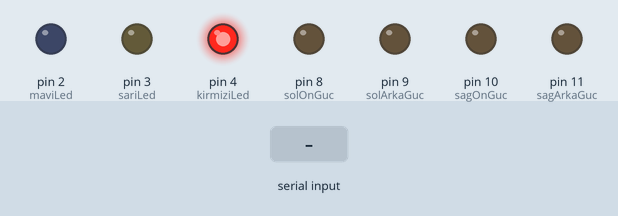
A sketch run on a simulated Arduino Uno, built with avr-gcc and run on an emulated ATmega328P. On the bench: output pins drawn as LEDs (lit = HIGH). Dashed ring = blinking. The inputs (shaded band) are chosen by the test bench.

Above: at 1.2 s.
1.3 s: "1453" received over Serial
At 1.45 s:
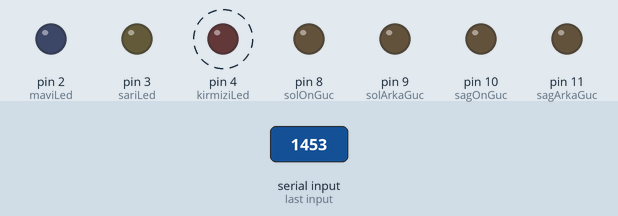
3.7 s: "1522" received over Serial
At 4.6 s:
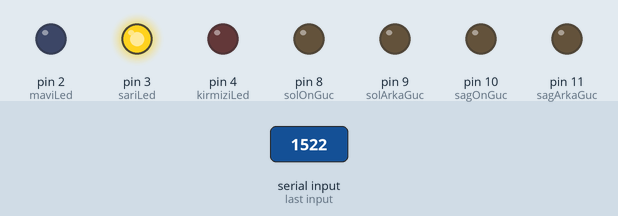
5.2 s: "1453" received over Serial
At 5.7 s:
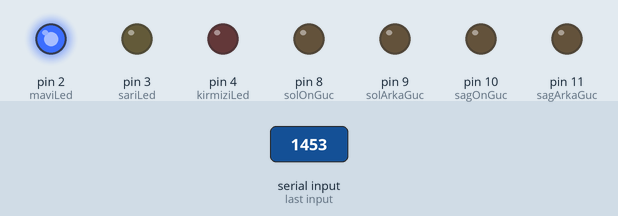
6.7 s: "F" received over Serial
At 7.9 s:
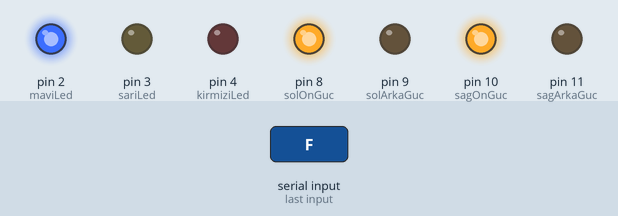
8.2 s: "B" received over Serial
At 9.1 s:
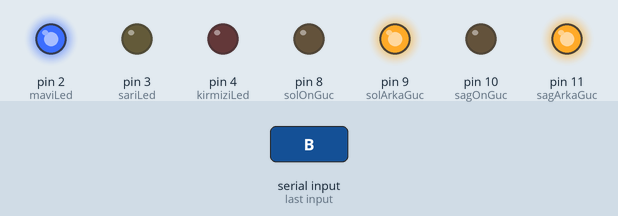
9.7 s: "L" received over Serial
At 10.3 s:
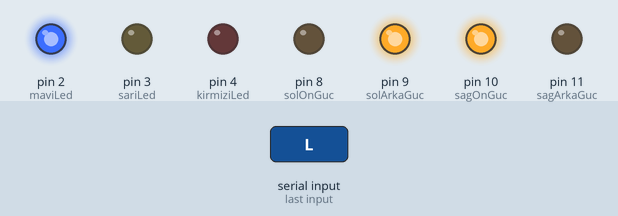
Timing chart, 0 to 12.2 s (numbered marks = the images above; inputs shaded):
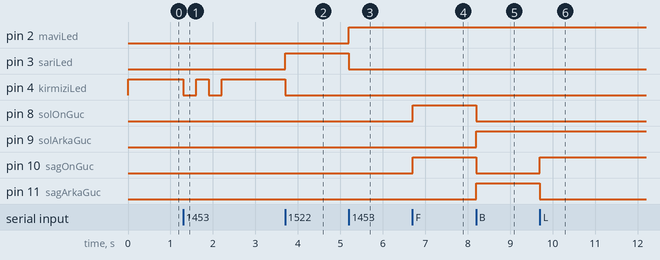

Measured:
- after the input at 1.3 s, pin 4 (kirmiziLed): alternates HIGH for 0.30 s and LOW for 0.30 s, 4 changes in all, then stays HIGH, starting at once
- after the input at 3.7 s, pin 3 (sariLed): LOW → HIGH at once; pin 4 (kirmiziLed): HIGH → LOW at once
- after the input at 5.2 s, pin 2 (maviLed): LOW → HIGH at once; pin 3 (sariLed): HIGH → LOW at once
- after the input at 6.7 s, pin 8 (solOnGuc), pin 10 (sagOnGuc): LOW → HIGH at once
- after the input at 8.2 s, pin 8 (solOnGuc), pin 10 (sagOnGuc): HIGH → LOW at once; pin 9 (solArkaGuc), pin 11 (sagArkaGuc): LOW → HIGH at once
- after the input at 9.7 s, pin 10 (sagOnGuc): LOW → HIGH at once; pin 11 (sagArkaGuc): HIGH → LOW at once

The sketch:

aracKontrolKodlari.ino
```cpp
int sariLed = 3, kirmiziLed = 4, maviLed = 2, kilitli = 0, kullaniciSifreSayaci = 0;
int solOnGuc = 8, solArkaGuc = 9, sagOnGuc = 10, sagArkaGuc = 11;
boolean arabaKullaniliyor = false;
String sifreGirisi;
void setup()
{
  pinMode(sariLed,OUTPUT);
  pinMode(kirmiziLed,OUTPUT);
  pinMode(maviLed,OUTPUT);
  pinMode(solOnGuc,OUTPUT);
  pinMode(solArkaGuc,OUTPUT);
  pinMode(sagOnGuc,OUTPUT);
  pinMode(sagArkaGuc,OUTPUT);
  Serial.begin(9600);
}
void loop()
{
  if(kilitli == 0)
    {
      digitalWrite(kirmiziLed,1);
      if(Serial.available()>0)
      {
        char komut = Serial.read();
        sifreGirisi += komut;
        kullaniciSifreSayaci += 1;

        if(sifreGirisi == "1522")
        {
          digitalWrite(kirmiziLed,0);
          digitalWrite(sariLed,1);
          sifreGirisi = "";
          kilitli = 1;
          kullaniciSifreSayaci = 0;
        }
        else if(kullaniciSifreSayaci == 4 && kilitli == 0)
        {
          kullaniciSifreSayaci = 0;
          sifreGirisi = "";
          digitalWrite(kirmiziLed,0);
          delay(300);
          digitalWrite(kirmiziLed,1);
          delay(300);
          digitalWrite(kirmiziLed,0);
          delay(300);
          digitalWrite(kirmiziLed,1);
        }

       }
     }

     if(kilitli == 1)
     {
      if(Serial.available()>0)
      {
        char komut = Serial.read();
        sifreGirisi += komut;
        kullaniciSifreSayaci += 1;

        if(sifreGirisi == "1453")
        {
          digitalWrite(sariLed,0);
          digitalWrite(maviLed,1);
          kilitli = 2;
          sifreGirisi = "";
          kullaniciSifreSayaci = 0;
        }
        else if (sifreGirisi == "8888")
        {
          digitalWrite(kirmiziLed,1);
          digitalWrite(sariLed,0);
          kilitli = 0;
          sifreGirisi = "";
          kullaniciSifreSayaci = 0;
        }
         else if(kullaniciSifreSayaci == 4 && kilitli == 1)
         {
          kullaniciSifreSayaci = 0;
          sifreGirisi = "";
          digitalWrite(sariLed,0);
          delay(300);
          digitalWrite(sariLed,1);
          delay(300);
          digitalWrite(sariLed,0);
          delay(300);
          digitalWrite(sariLed,1);
        }
       }
     }
      if(kilitli == 2)
      {
        if(Serial.available()>0)
        {
          char komut = Serial.read();
          sifreGirisi += komut;

          kullaniciSifreSayaci += 1;
          if(sifreGirisi == "8888")
          {
            digitalWrite(kirmiziLed,1);
            digitalWrite(maviLed,0);
            kilitli = 0;
            sifreGirisi = "";
            kullaniciSifreSayaci = 0;
          }
          else if (kullaniciSifreSayaci == 4)
          {
            sifreGirisi = "";
            kullaniciSifreSayaci = 0;
          }
          else
          {
              arabaKullaniliyor = true;
              if(komut == 'S')
              {
                digitalWrite(solOnGuc,0);
                digitalWrite(sagOnGuc,0);
                digitalWrite(solArkaGuc,0);
                digitalWrite(sagArkaGuc,0);
              }
              if(komut == 'F')
              {
                digitalWrite(solOnGuc,1);
                digitalWrite(sagOnGuc,1);
                digitalWrite(solArkaGuc,0);
                digitalWrite(sagArkaGuc,0);
              }
              if(komut == 'B')
              {
                digitalWrite(solOnGuc,0);
                digitalWrite(sagOnGuc,0);
                digitalWrite(solArkaGuc,1);
                digitalWrite(sagArkaGuc,1);
              }
              if(komut == 'L')
              {
                digitalWrite(solOnGuc,0);
                digitalWrite(sagOnGuc,1);
                digitalWrite(solArkaGuc,1);
                digitalWrite(sagArkaGuc,0);
              }
              if(komut == 'R')
              {
                digitalWrite(solOnGuc,1);
                digitalWrite(sagOnGuc,0);
                digitalWrite(solArkaGuc,0);
                digitalWrite(sagArkaGuc,1);
              }
            }
      }
    }
}
```
